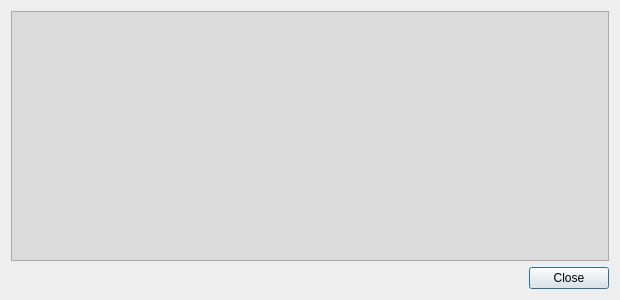
<?xml version="1.0" encoding="UTF-8"?>
<ui version="4.0">
 <class>TransactionDescDialog</class>
 <widget class="QDialog" name="TransactionDescDialog">
  <property name="geometry">
   <rect>
    <x>0</x>
    <y>0</y>
    <width>620</width>
    <height>300</height>
   </rect>
  </property>
  <property name="windowTitle">
   <string>Transaction details</string>
  </property>
  <layout class="QVBoxLayout" name="verticalLayout">
   <item>
    <widget class="QTextEdit" name="detailText">
     <property name="toolTip">
      <string>This pane shows a detailed description of the transaction</string>
     </property>
     <property name="styleSheet">
      <string notr="true">background-color: rgb(220, 220, 220);</string>
     </property>
     <property name="readOnly">
      <bool>true</bool>
     </property>
    </widget>
   </item>
   <item>
    <widget class="QDialogButtonBox" name="buttonBox">
     <property name="orientation">
      <enum>Qt::Horizontal</enum>
     </property>
     <property name="standardButtons">
      <set>QDialogButtonBox::Close</set>
     </property>
    </widget>
   </item>
  </layout>
 </widget>
 <resources/>
 <connections>
  <connection>
   <sender>buttonBox</sender>
   <signal>accepted()</signal>
   <receiver>TransactionDescDialog</receiver>
   <slot>accept()</slot>
   <hints>
    <hint type="sourcelabel">
     <x>248</x>
     <y>254</y>
    </hint>
    <hint type="destinationlabel">
     <x>157</x>
     <y>274</y>
    </hint>
   </hints>
  </connection>
  <connection>
   <sender>buttonBox</sender>
   <signal>rejected()</signal>
   <receiver>TransactionDescDialog</receiver>
   <slot>reject()</slot>
   <hints>
    <hint type="sourcelabel">
     <x>316</x>
     <y>260</y>
    </hint>
    <hint type="destinationlabel">
     <x>286</x>
     <y>274</y>
    </hint>
   </hints>
  </connection>
 </connections>
</ui>
